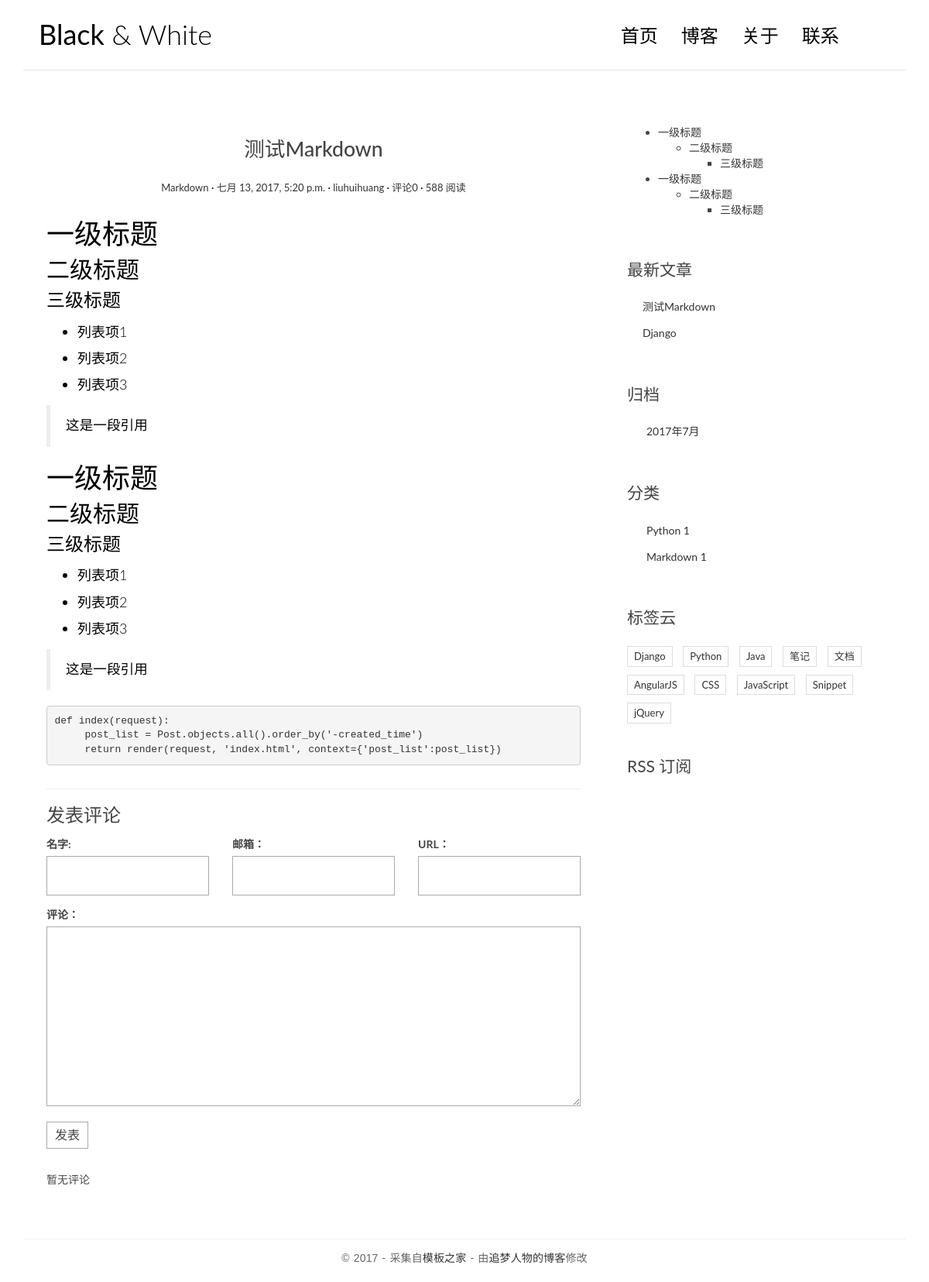
Before: /post/2/ with the older database file.
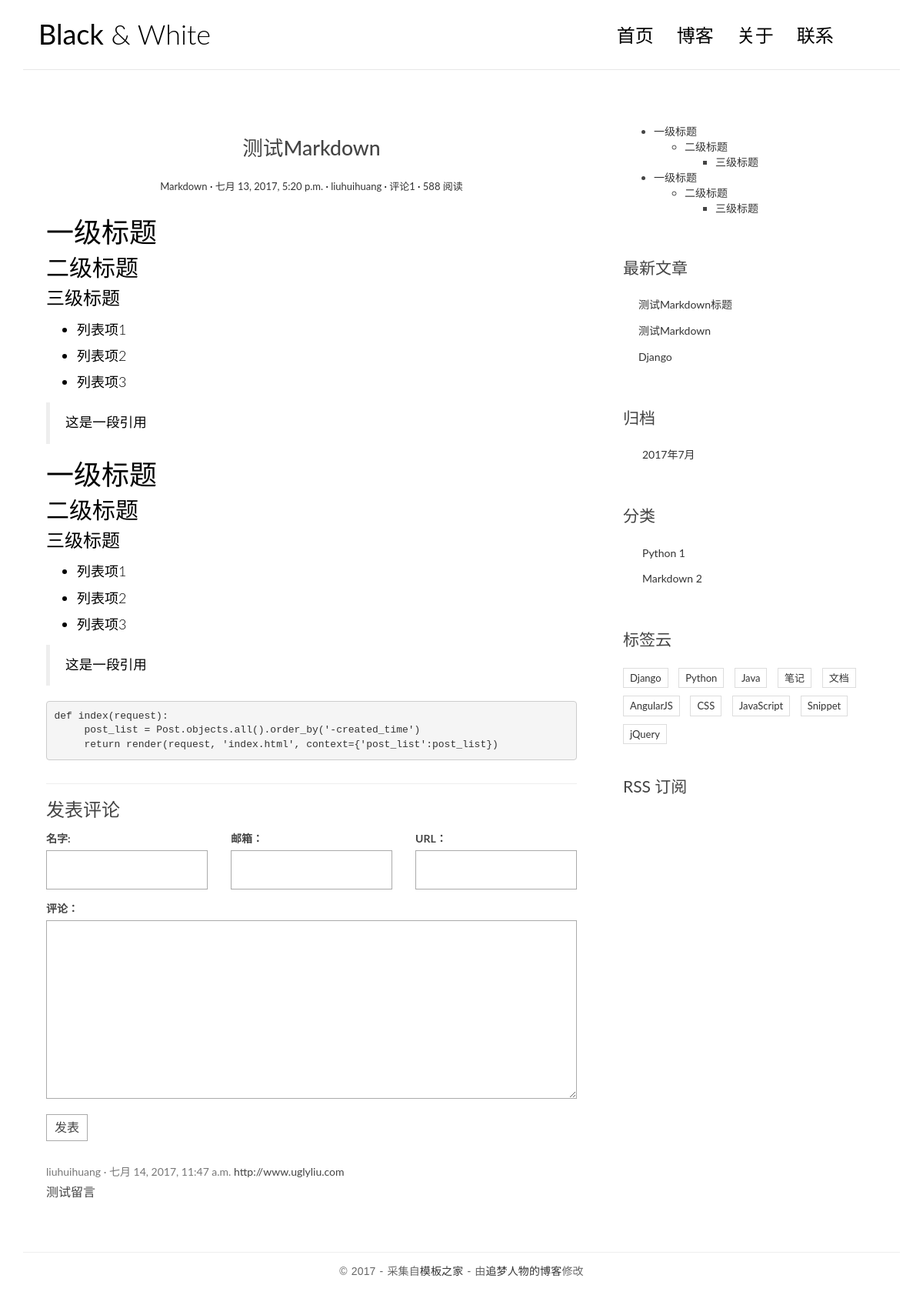
After: the same page with the newer database file.
### blog/models.py (models this page shows, shortened)
class Post(models.Model):
    title = models.CharField(max_length=70)
    body = models.TextField()
    created_time = models.DateTimeField()
    modified_time = models.DateTimeField()
    excerpt = models.CharField(max_length=200,blank=True)
    category = models.ForeignKey(Category)
    tags = models.ManyToManyField(Tag,blank=True)
    author = models.ForeignKey(User)
    def get_absolute_url(self):
        return reverse('blog:detail',kwargs={'pk':self.pk})

class Category(models.Model):
    name = models.CharField(max_length=100)

### comments/models.py (models this page shows, shortened)
class Comment(models.Model):
    name = models.CharField(max_length=100)
    email = models.EmailField(max_length=255)
    url = models.URLField(blank=True)
    text = models.TextField()
    created_time = models.DateTimeField(auto_now_add=True)
    post = models.ForeignKey('blog.Post')

### blog/views.py (the view)
# urls.py: url(r'^post/(?P<pk>[0-9]+)/$', views.detail, name='detail'),
def detail(request,pk):
    post = get_object_or_404(Post,pk=pk)
    md = markdown.Markdown(extensions=[
        'markdown.extensions.extra',
        'markdown.extensions.codehilite',
        TocExtension(slugify=slugify),
    ])
    post.body = md.convert(post.body)
    form = CommentForm()
    comment_list = post.comment_set.all()
    context = {'post': post,
               'form': form,
               'comment_list': comment_list,
               'toc':md.toc,
               }
    return render(request,'detail.html',context=context)

### comments/forms.py
class CommentForm(forms.ModelForm):
    class Meta:
        model = Comment
        fields = ['name','email','url','text']

### blog/templatetags/blog_tags.py (called while the page is built)
@register.simple_tag
def get_recent_posts(num=5):
    return Post.objects.all().order_by("-created_time")[:num]

@register.simple_tag
def archives():
    return Post.objects.dates('created_time','month',order='DESC')

@register.simple_tag
def get_categories():
    category_list = Category.objects.annotate(num_posts=Count('post'))
    return category_list

### templates/detail.html (shortened to what this page needs)
{% extends 'base.html' %}
{% block main %}
    <article class="post post-{{ post.pk }}">
        <header class="entry-header">
            <h1 class="entry-title">{{ post.title }}</h1>
            <div class="entry-meta">
                <span class="post-category"><a href="#">{{ post.category.name }}</a></span>
                <span class="post-date"><a href="#"><time class="entry-date"
                                                          datetime="{{ post.created_time }}">{{ post.created_time }}</time></a></span>
                <span class="post-author"><a href="#">{{ post.author }}</a></span>
                <span class="comments-link"><a href="{{ post.get_absolute_url }}#comment-area">评论{{ post.comment_set.count }}</a></span>
                <span class="views-count"><a href="#">588 阅读</a></span>
            </div>
        </header>
        <div class="entry-content clearfix">
            {{ post.body|safe }}
        </div>
    </article>
    <section class="comment-area" id="comment-area">
        <hr>
        <h3>发表评论</h3>
        <form action="{% url 'comments:post_comment' post.pk %}" method="post" class="comment-form">
            <div class="row">
                <div class="col-md-4">
                    <label for="{{ form.name.id_for_label }}">名字:</label>
                    {{ form.name }}
                </div>
                <div class="col-md-4">
                      <label for="{{ form.email.id_for_label }}">邮箱：</label>
                      {{ form.email }}
                </div>
                <div class="col-md-4">
                      <label for="{{ form.url.id_for_label }}">URL：</label>
                      {{ form.url }}
                </div>
                <div class="col-md-12">
                  <label for="{{ form.text.id_for_label }}">评论：</label>
                      {{ form.text }}
                  <button type="submit" class="comment-btn">发表</button>
                </div>
            </div>
        </form>
        <div class="comment-list-panel">
        <ul class="comment-list list-unstyled">
            {% for comment in comment_list %}
                <li class="comment-item">
                    <span class="nickname">{{ comment.name }}</span>
                    <time class="submit-date">{{ comment.created_time }}</time>
                    <span>{{ comment.url }}</span>
                    <div class="text">
                        {{ comment.text }}
                    </div>
                </li>
                {% empty %}
                暂无评论
            {% endfor %}
        </ul>
        </div>
    </section>
    {% endblock main %}
    {% block toc %}
    <div class="widget widget-content">
    </div>
{% endblock toc %}

### templates/base.html (shortened to what this page needs)
{% load staticfiles %}
{% load blog_tags %}
<!DOCTYPE html>
<html>
<head>
    <link rel="stylesheet" href="http://code.ionicframework.com/ionicons/2.0.1/css/ionicons.min.css">
    <link rel="stylesheet" href="{% static 'css/bootstrap.min.css' %}">
    <link rel="stylesheet" href="{% static 'css/pace.css' %}">
    <link rel="stylesheet" href="{% static 'css/custom.css' %}">
    <link rel="stylesheet" href="{% static 'css/highlights/github.css' %}">
</head>
<body>
<div class="container">
    <header id="site-header">
        <div class="row">
            <div class="col-md-4 col-sm-5 col-xs-8">
                <div class="logo">
                    <h1><a href="{% url 'blog:index' %}"><b>Black</b> &amp; White</a></h1>
                </div>
            </div>
            <div class="col-md-8 col-sm-7 col-xs-4">
                <nav class="main-nav" role="navigation">
                    <div class="collapse navbar-collapse" id="bs-example-navbar-collapse-1">
                        <ul class="nav navbar-nav navbar-right">
                            <li class="cl-effect-11"><a href="{% url 'blog:index' %}" data-hover="首页">首页</a></li>
                            <li class="cl-effect-11"><a href="full-width.html" data-hover="博客">博客</a></li>
                            <li class="cl-effect-11"><a href="about.html" data-hover="关于">关于</a></li>
                            <li class="cl-effect-11"><a href="contact.html" data-hover="联系">联系</a></li>
                        </ul>
                    </div>
                </nav>
            </div>
        </div>
    </header>
</div>
<div class="content-body">
    <div class="container">
        <div class="row">
            <main class="col-md-8">
                {% block main %}
                {% endblock main %}
            </main>
            <aside class="col-md-4">
                {% block toc %}
                {% endblock toc %}
                 <aside>
                     {{ toc|safe }}
                 </aside>
                <div class="widget widget-recent-posts">
                    <h3 class="widget-title">最新文章</h3>
                    {% get_recent_posts as recent_post_list %}
                    <ul>
                        {% for post in recent_post_list %}
                        <li>
                            <a href="{{ post.get_absolute_url }}">{{ post.title }}</a>
                        </li>
                        {% empty %}
                            暂无文章！
                        {% endfor %}
                    </ul>
                </div>
                <div class="widget widget-archives">
                    <h3 class="widget-title">归档</h3>
                    {% archives as date_list %}
                    <ul>
                      {% for date in date_list %}
                        <li>
                          <a href="{% url 'blog:archives' date.year date.month %}">{{ date.year }}年{{ date.month }}月</a>
                        </li>
                        {% empty %}
                          暂无归档
                      {% endfor %}
                    </ul>
                </div>
                <div class="widget widget-category">
                    <h3 class="widget-title">分类</h3>
                    {% get_categories as categories_list %}
                    <ul>
                        {% for category in categories_list %}
                            <li>
                                <a href="{% url 'blog:category' category.pk %}">{{ category.name }} <span class="post-count">{{ category.num_posts }}</span></a>
                            </li>
                        {% endfor %}
                    </ul>
                </div>
                <div class="widget widget-tag-cloud">
                    <h3 class="widget-title">标签云</h3>
                    <ul>
                        <li>
                            <a href="#">Django</a>
                        </li>
                        <li>
                            <a href="#">Python</a>
                        </li>
                        <li>
                            <a href="#">Java</a>
                        </li>
                        <li>
                            <a href="#">笔记</a>
                        </li>
                        <li>
                            <a href="#">文档</a>
                        </li>
                        <li>
                            <a href="#">AngularJS</a>
                        </li>
                        <li>
                            <a href="#">CSS</a>
                        </li>
                        <li>
                            <a href="#">JavaScript</a>
                        </li>
                        <li>
                            <a href="#">Snippet</a>
                        </li>
                        <li>
                            <a href="#">jQuery</a>
                        </li>
                    </ul>
                </div>
                <div class="rss">
                    <a href=""> RSS 订阅</a>
                </div>
            </aside>
        </div>
    </div>
</div>
<footer id="site-footer">
    <div class="container">
        <div class="row">
            <div class="col-md-12">
                <p class="copyright">&copy 2017 - 采集自<a href="http://www.cssmoban.com/"
                                                        target="_blank" title="模板之家">模板之家</a>
                    - 由<a href="http://zmrenwu.com/" title="网页模板" target="_blank">追梦人物的博客</a>修改
                </p>
            </div>
        </div>
    </div>
</footer>
</body>
</html>

### static/css/custom.css (style rules this page uses)
* { outline: none; }
h1, h2, h3, h4, h5, h6 { margin-top: 0; }
b { font-weight: 400; }
a { color: #333; }
body { color: #444; font-family: 'Lato', sans-serif; }
p { font-family: 'Ubuntu', sans-serif; font-weight: 400; word-spacing: 1px; letter-spacing: 0.01em; }
#site-header { background-color: #FFF; padding: 25px 20px; margin-bottom: 40px; border-bottom: 1px solid #e7e7e7; }
.logo h1 a { color: #000; }
.logo h1 { margin: 0; font-family: 'Lato', sans-serif; font-weight: 300; }
.main-nav { margin-top: 11px; max-width: 95%; }
.main-nav a { color: #000000 !important; padding: 0 0 5px 0 !important; margin-right: 30px; font-family: 'Lato', sans-serif; font-weight: 300; font-size: 24px; }
.cl-effect-11 a { padding: 10px 0; color: #0972b4; text-shadow: none; }
.cl-effect-11 a::before { position: absolute; top: 0; left: 0; overflow: hidden; padding: 0 0 5px 0 !important; max-width: 0; border-bottom: 1px solid #000; color: #000; content: attr(data-hover); white-space: nowrap; -webkit-transition: max-width 0.5s; -moz-transition: max-width 0.5s; transition: max-width 0.5s; }
.content-body { padding-bottom: 4em; }
.post { background: #fff; padding: 30px 30px 0; }
.entry-title { text-align: center; font-size: 1.9em; margin-bottom: 20px; line-height: 1.6; padding: 10px 20px 0; }
.entry-meta { text-align: center; color: #DDDDDD; font-size: 13px; margin-bottom: 30px; }
.entry-content { font-size: 18px; line-height: 1.9; font-weight: 300; color: #000; }
.post-category::after, .post-date::after, .post-author::after, .comments-link::after { content: ' ·'; color: #000; }
.widget { background: #fff; padding: 30px 0 0; }
.widget-title { font-size: 1.5em; margin-bottom: 20px; line-height: 1.6; padding: 10px 0 0; font-weight: 400; }
.widget-recent-posts ul { padding: 0; margin: 0; padding-left: 20px; }
.widget-recent-posts ul li { list-style-type: none; position: relative; line-height: 170%; margin-bottom: 10px; }
.widget-recent-posts ul li::before { content: '\f3d3'; font-family: "Ionicons"; position: absolute; left: -17px; top: 3px; font-size: 16px; color: #000; }
.widget-archives ul { padding: 0; margin: 0; padding-left: 25px; }
.widget-archives ul li { list-style-type: none; position: relative; line-height: 170%; margin-bottom: 10px; }
.widget-archives ul li::before { content: '\f3f3'; font-family: "Ionicons"; position: absolute; left: -25px; top: 1px; font-size: 16px; color: #000; }
.widget-category ul { padding: 0; margin: 0; padding-left: 25px; }
.widget-category ul li { list-style-type: none; position: relative; line-height: 170%; margin-bottom: 10px; }
.widget-category ul li::before { content: '\f3fe'; font-family: "Ionicons"; position: absolute; left: -25px; top: 1px; font-size: 18px; color: #000; }
.widget-tag-cloud ul { padding: 0; margin: 0; margin-right: -10px; }
.widget-tag-cloud ul li { list-style-type: none; font-size: 13px; display: inline-block; margin-right: 10px; margin-bottom: 10px; padding: 3px 8px; border: 1px solid #ddd; }
.rss { font-size: 21px; margin-top: 30px; }
.rss a { color: #444; }
#site-footer { padding-top: 10px; padding: 0 0 1.5em 0; }
.copyright { text-align: center; padding-top: 1em; margin: 0; border-top: 1px solid #eee; color: #666; }
.contact-form input, .comment-form input { border: 1px solid #aaa; margin-bottom: 15px; width: 100%; padding: 15px 15px; font-size: 16px; line-height: 100%; transition: 0.4s border-color linear; }
.contact-form textarea, .comment-form textarea { border: 1px solid #aaa; margin-bottom: 15px; width: 100%; padding: 15px 15px; font-size: 16px; line-height: 20px !important; min-height: 183px; transition: 0.4s border-color linear; }
.comment-area { padding: 0 30px 0; }
.comment-form { margin-top: 15px; }
.comment-form .comment-btn { background-color: #fff; border: 1px solid #aaa; font-size: 16px; padding: 5px 10px; }
.comment-list-panel { margin-top: 30px; }
.comment-list { margin-top: 15px; }
.comment-item .nickname, .comment-item .submit-date { color: #777; font-size: 14px; }
.comment-item .nickname:after { content: ' ·'; }
.comment-item .text { padding-top: 5px; font-size: 16px; }

Changed rows visible on the page:
computed for Post "测试Markdown": comment_set.count "0" → "1"
added Comment: name "liuhuihuang", created_time "七月 14, 2017, 11:47 a.m.", url "http://www.uglyliu.com", text "测试留言"
added Post: title "测试Markdown标题"
computed for Category "Markdown": num_posts "1" → "2"
Other visible differences:
text no longer shown: "暂无评论"
